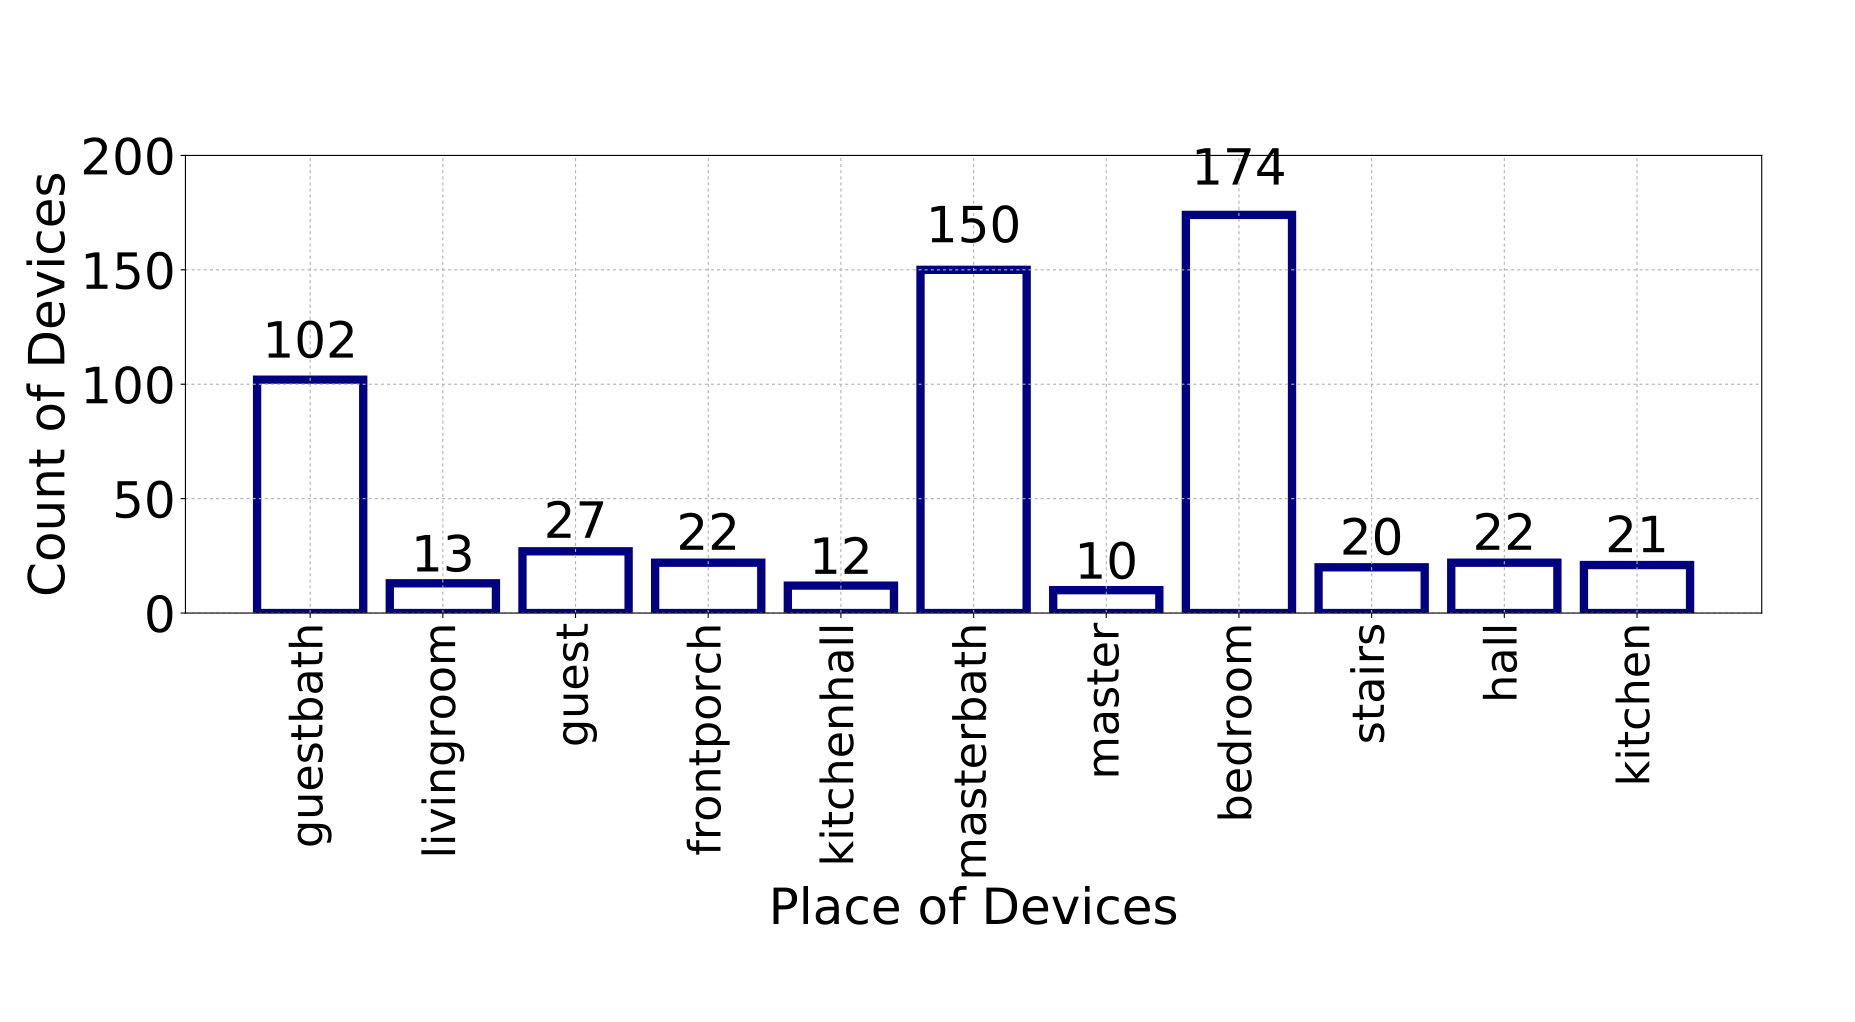

The script that drew this image:
import os
import matplotlib
import numpy as np
import matplotlib.pyplot as plt
from collections import Counter
matplotlib.rcParams.update({'font.size':36})

lines = open('smart-home.csv', 'r')

devices = []
for line in lines:
	line = line.split(',')
	device = line[0].split(':')
	devices.append(device[0])
devices = Counter(devices)
means = devices.values()

fig, ax = plt.subplots()
fig.tight_layout()
fig.subplots_adjust(left=0.1, right=0.95)
rects = ax.bar(np.arange(len(means)), means, edgecolor='navy', fill=False, linewidth=6)
def autolabel(rects):
    """
    Attach a text label above each bar displaying its height
    """
    for rect in rects:
        height = rect.get_height()
        ax.text(rect.get_x() + rect.get_width()/2., 1.05*height,
                '%d' % int(height),
                ha='center', va='bottom')

autolabel(rects)
plt.xticks(np.arange(len(means)), devices.keys(), rotation='vertical', fontsize=32)
plt.ylim([0, 200])
plt.ylabel('Count of Devices')
plt.xlabel('Place of Devices')
plt.subplots_adjust(bottom=0.4)
plt.grid(linestyle='dotted')
plt.show()
